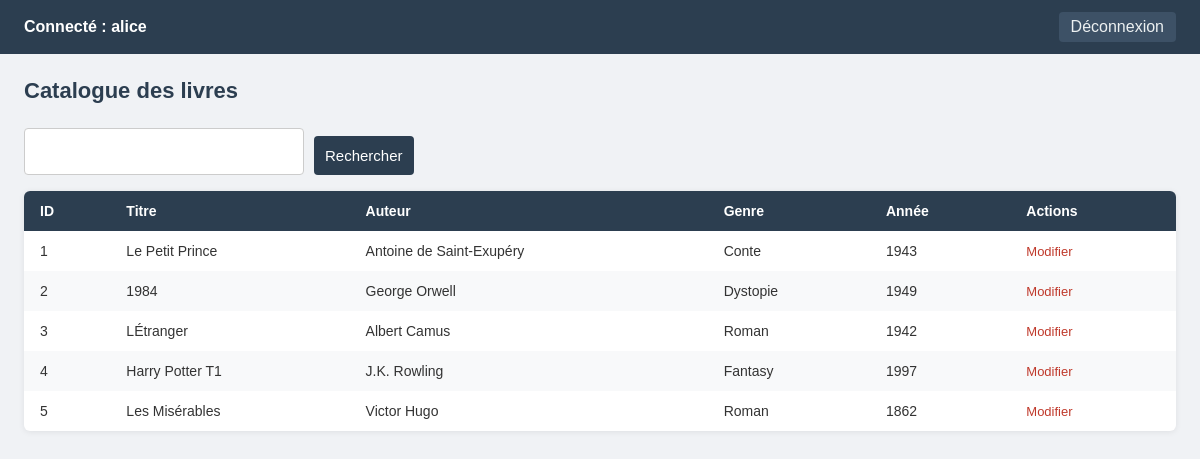
Screenshot of /index.php?action=livres (signed in) with the database file from the repository.
### tables this page shows
CREATE TABLE livres (
    id     INT AUTO_INCREMENT PRIMARY KEY,
    titre  VARCHAR(255) NOT NULL,
    auteur VARCHAR(255) NOT NULL,
    genre  VARCHAR(100),
    annee  INT
);

### controllers/LivreController.php (called while the page is built, shortened)
<?php
require_once __DIR__ . '/../models/LivreModel.php';
class LivreController
{
    public function index()
    {
        $search = $_GET['search'] ?? '';
        $livres = LivreModel::getAll($search);
        require __DIR__ . '/../views/livres/index.php';
    }
}

### models/LivreModel.php (called while the page is built, shortened)
<?php
class LivreModel
{
    public static function getAll($search = '')
    {
        $db = getDB();
        if ($search !== '') {
            $stmt = $db->prepare("SELECT * FROM livres WHERE titre LIKE :search OR auteur LIKE :search");
            $stmt->bindValue(':search', '%' . $search . '%');
        } else {
            $stmt = $db->prepare("SELECT * FROM livres");
        }
        $stmt->execute();
        return $stmt->fetchAll(PDO::FETCH_ASSOC);
    }
}

### views/livres/index.php (the view, shortened to what this page needs)
<!DOCTYPE html>
<html lang="fr">
<head>
    <link rel="stylesheet" href="assets/style.css">
</head>
<body>
    <nav>
        <span>Connecté : <?= $_SESSION['user'] ?></span>
        <a href="index.php?action=logout">Déconnexion</a>
    </nav>
    <h1>Catalogue des livres</h1>
    <form class="search-form" method="GET" action="index.php">
        <input type="text" name="search" value="<?= htmlspecialchars($search) ?>">
        <button type="submit">Rechercher</button>
    </form>
    <table>
        <thead>
            <tr>
                <th>ID</th>
                <th>Titre</th>
                <th>Auteur</th>
                <th>Genre</th>
                <th>Année</th>
                <th>Actions</th>
            </tr>
        </thead>
        <tbody>
            <?php foreach ($livres as $livre): ?>
                <tr>
                    <td><?= htmlspecialchars($livre['id']) ?></td>
                    <td><?= htmlspecialchars($livre['titre']) ?></td>
                    <td><?= htmlspecialchars($livre['auteur']) ?></td>
                    <td><?= htmlspecialchars($livre['genre']) ?></td>
                    <td><?= htmlspecialchars($livre['annee']) ?></td>
                    <td>
                        <a href="index.php?action=edit&id=<?= $livre['id'] ?>">Modifier</a>
                    </td>
                </tr>
            <?php endforeach; ?>
        </tbody>
    </table>
</body>
</html>

### assets/style.css (style rules this page uses)
* { box-sizing: border-box; margin: 0; padding: 0; }
body { font-family: Arial, sans-serif; background: #f0f2f5; color: #333; }
nav { background: #2c3e50; color: white; padding: 12px 24px; display: flex; align-items: center; gap: 20px; }
nav a { color: #ecf0f1; text-decoration: none; padding: 6px 12px; border-radius: 4px; background: #3d5166; }
nav span { margin-right: auto; font-weight: bold; }
form { display: flex; flex-direction: column; gap: 12px; }
input[type="text"], input[type="password"], input[type="number"], select { padding: 10px 12px; border: 1px solid #ccc; border-radius: 4px; font-size: 14px; width: 100%; }
button[type="submit"] { background: #2c3e50; color: white; padding: 11px; border: none; border-radius: 4px; font-size: 15px; cursor: pointer; margin-top: 8px; }
h1 { padding: 24px; font-size: 22px; color: #2c3e50; }
form.search-form { display: flex; flex-direction: row; padding: 0 24px 16px; gap: 10px; }
form.search-form input { width: 280px; }
table { width: calc(100% - 48px); margin: 0 24px 30px; border-collapse: collapse; background: white; border-radius: 6px; overflow: hidden; box-shadow: 0 1px 6px rgba(0,0,0,0.08); }
thead { background: #2c3e50; color: white; }
th, td { padding: 12px 16px; text-align: left; font-size: 14px; }
tbody tr:nth-child(even) { background: #f8f9fa; }
td a { color: #2980b9; text-decoration: none; margin-right: 10px; font-size: 13px; }
td a:last-child { color: #c0392b; }

### rows the page displays
livres: id "1", titre "Le Petit Prince", auteur "Antoine de Saint-Exupéry", genre "Conte", annee "1943"
livres: id "2", titre "1984", auteur "George Orwell", genre "Dystopie", annee "1949"
livres: id "3", titre "LÉtranger", auteur "Albert Camus", genre "Roman", annee "1942"
livres: id "4", titre "Harry Potter T1", auteur "J.K. Rowling", genre "Fantasy", annee "1997"
livres: id "5", titre "Les Misérables", auteur "Victor Hugo", genre "Roman", annee "1862"

### other values shown
$_SESSION['user'] "alice"
